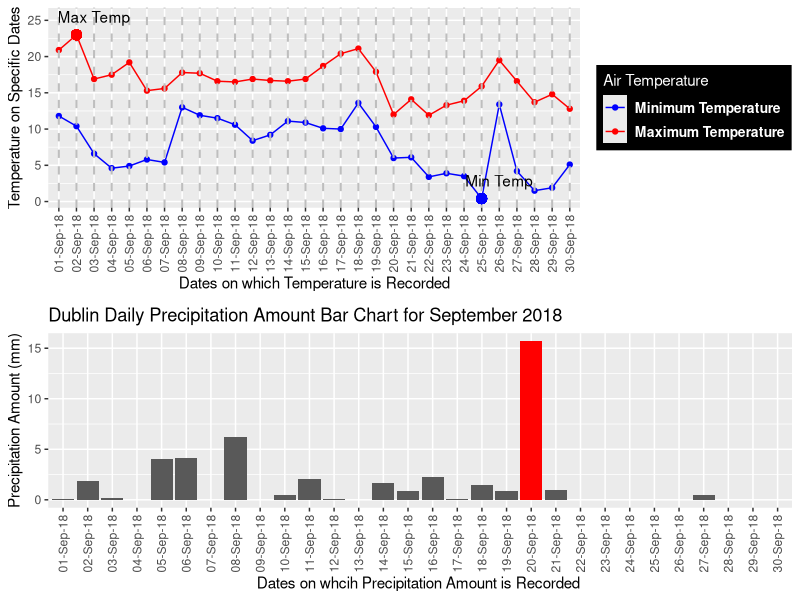
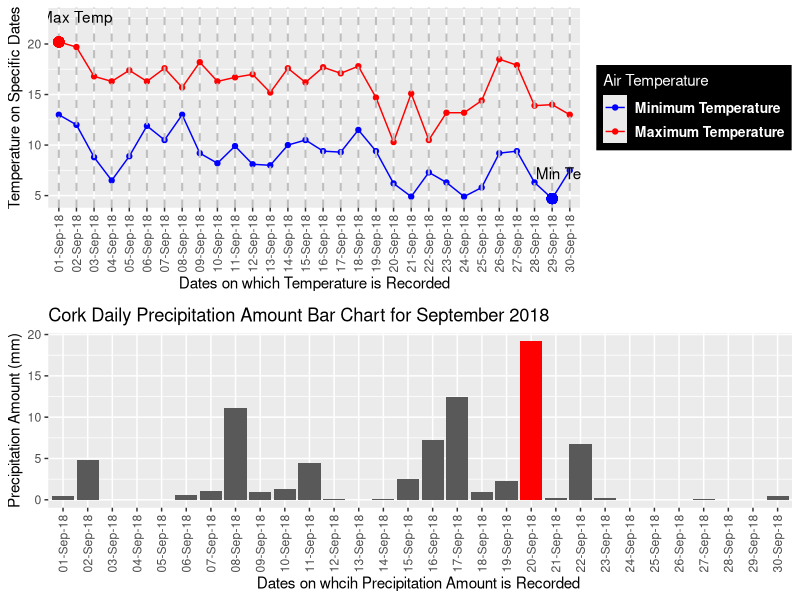

The R source for these figures, in order:
## ---- chunk 1
DublinAirport<-read.csv('2018_09_Dublin_Airport.csv',header=TRUE, sep='\t')
class(DublinAirport)<-'WeatherData' # assigning WeatherData class to Dublin Airport variable
class(DublinAirport) # printing the class of Dublin Airport variable

class(DublinAirport)<-'data.frame'
class(DublinAirport) # printing the class of Dublin Airport variable

## ---- chunk 2
summary.WeatherData <- function(weather_param) {
 print("Summary for Rain")
cat("Mean of Rain attribute in Weather data :",mean(data.matrix(weather_param[2])))
cat("\nStandard Deviation of Rain attribute of Weather data:",sd(data.matrix(weather_param[2])))
cat("\nMinimum of Rain attribute of Weather data:",min(data.matrix(weather_param[2])))
cat("\nMaximum of Rain attribute of Weather data:",max(data.matrix(weather_param[2])))

cat("\n\nSummary for maxtp attribute")
cat("\nMean of Maxtp:",mean(data.matrix(weather_param[3])))
cat("\nStandard Deviation of Maxtp:",sd(data.matrix(weather_param[3])))
cat("\nMinimum of Maxtp attribute of Weather data:",min(data.matrix(weather_param[3])))
cat("\nMaximum of Maxtp attribute of Weather data:",max(data.matrix(weather_param[3])))

cat("\n\nSummary for mintp attribute")
cat("\nMean of Mintp attribute of Weather data:",mean(data.matrix(weather_param[4])))
cat("\nStandard Deviation of Mintp attribute of Weather data:",sd(data.matrix(weather_param[4])))
cat("\nMinimum of Mintp attribute of Weather data:",min(data.matrix(weather_param[4])))
cat("\nMaximum of Mintp attribute of Weather data:",max(data.matrix(weather_param[4])))
}
summary.WeatherData(DublinAirport)
## ---- chunk 3

CorkAirport <- read.csv('2018_09_Cork_Airport.csv',header=TRUE,sep='\t')
class(CorkAirport) <- 'WeatherData'
class(CorkAirport) <- 'data.frame'
class(CorkAirport)
## ---- chunk 4
summary.WeatherData(CorkAirport)
## ---- chunk 5
drawPlot.WeatherData <- function(DublinAirport,DAtempTitle, DailyPrecpTitle){

#  install.packages("ggplot2")
  library(ggplot2)
  
  plt<-ggplot(DublinAirport, aes(DublinAirport$date,group=1)) + #specifying attribute for x axis
  geom_point(aes(y = DublinAirport[,3], color = "Red")) + #plotting the maximum point of maxtp attribute
geom_line(aes(y = DublinAirport[,3], color = "Red")) + #line plot for maxtp column
geom_point(aes(y = DublinAirport[,4], color = "Blue")) +#plotting the minimum point of mintp attribute
geom_line(aes(y = DublinAirport[,4], color = "Blue")) + #line plot for mintp attribute

    labs(x = "Dates on which Temperature is Recorded", y = "Temperature on Specific Dates")+ #assigning labels to x and y axis 
    theme(legend.title=element_text(color="white"),legend.text = element_text(colour="white", size=10, face="bold"),legend.background = element_rect(fill="black",size=0.5, linetype="solid",colour="white"))+ # formatting the legend
    #to change the color of the line chart, change the color names in values vector of scale color manual parameter
    scale_color_manual(values=c('Blue'='Blue','Red'='Red'), name="Air Temperature",
    labels=c("Minimum Temperature","Maximum Temperature"))+
    theme(axis.text.x = element_text(angle = 90, vjust = 0.5))+
    geom_vline(aes(xintercept=c(1:30)),linetype="dashed",colour="gray",size=0.7)+ #including a grey vertical dotted line for each day to clearly identify the day corresponding to each couple of points
    annotate("text", x = DublinAirport[which.max(DublinAirport[,3])+1,1], y = max(DublinAirport
[,3])+2.5, label = "Max Temp") +#highest maximum temperature registered 
geom_point(data=DublinAirport, aes(x=DublinAirport[which.max(DublinAirport[,3]),1],
                                   
      y=max(DublinAirport[,3])), colour="red", size=3) +
annotate("text", x = DublinAirport[which.min(DublinAirport[,4])+1,1], y = min(DublinAirport
[,4])+2.5, label = "Min Temp")+
geom_point(data=DublinAirport, aes(x=DublinAirport[which.min(DublinAirport[,4]),1], y=min(DublinAirport[,4])), colour="blue", size=3)#lowest minimum temperature registered  
   
  
  plt2 <-ggplot(DublinAirport, aes(x=DublinAirport[,1],y = DublinAirport[,2])) +
geom_bar(stat = "identity") +
theme(axis.text.x = element_text(angle = 90, vjust = 0.5)) + #fitting the labels on x axis
labs(x = "Date", y = "Precipitation Amount (mm)", title =DailyPrecpTitle) +
geom_bar(data=data.frame(DublinAirport[which.max(DublinAirport[,2]),1],DublinAirport[which.max(DublinAirport[,2]),2]),aes(DublinAirport[which.max(DublinAirport[,2]),1],DublinAirport[which.max(DublinAirport[,2]),2]),fill="Red", stat="identity")+ # coloring the maximum bar with Red
labs(x = "Dates on whcih Precipitation Amount is Recorded ", y = "Precipitation Amount (mm)", title = DailyPrecpTitle)
library("gridExtra")
grid.arrange(plt, plt2)
}
print(drawPlot.WeatherData(DublinAirport, "Dublin Daily Air Temparature Multiple Line Chart for September 2018", "Dublin Daily Precipitation Amount Bar Chart for September 2018"))
## ---- chunk 6
drawPlot.WeatherData(CorkAirport,"Cork Daily Air Temparature Multiple Line Chart for September 2018", "Cork Daily Precipitation Amount Bar Chart for September 2018")
